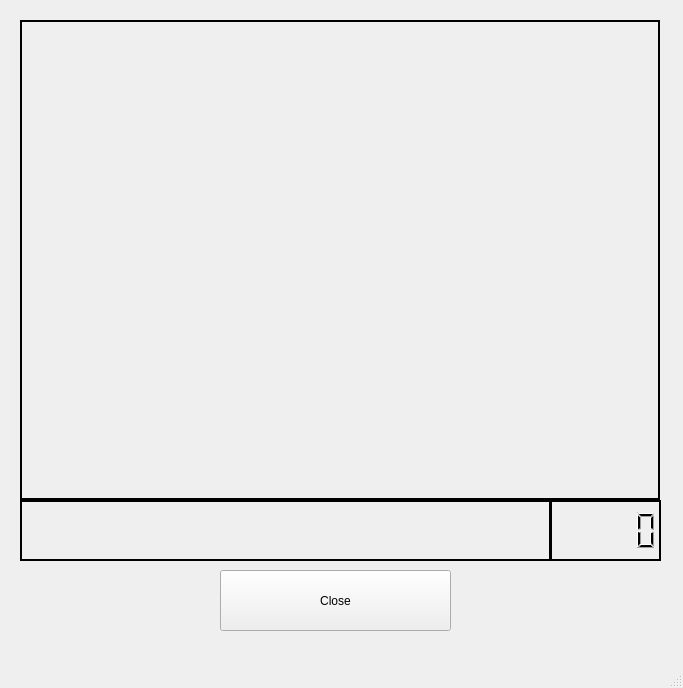
<?xml version="1.0" encoding="UTF-8"?>
<ui version="4.0">
 <class>MainWindow</class>
 <widget class="QMainWindow" name="MainWindow">
  <property name="geometry">
   <rect>
    <x>0</x>
    <y>0</y>
    <width>683</width>
    <height>688</height>
   </rect>
  </property>
  <property name="windowTitle">
   <string>MainWindow</string>
  </property>
  <widget class="QWidget" name="centralwidget">
   <widget class="QLabel" name="label">
    <property name="geometry">
     <rect>
      <x>20</x>
      <y>20</y>
      <width>640</width>
      <height>480</height>
     </rect>
    </property>
    <property name="frameShape">
     <enum>QFrame::Box</enum>
    </property>
    <property name="lineWidth">
     <number>2</number>
    </property>
    <property name="text">
     <string/>
    </property>
    <property name="wordWrap">
     <bool>false</bool>
    </property>
   </widget>
   <widget class="QLCDNumber" name="lcdNumber">
    <property name="geometry">
     <rect>
      <x>550</x>
      <y>500</y>
      <width>111</width>
      <height>61</height>
     </rect>
    </property>
    <property name="frameShadow">
     <enum>QFrame::Plain</enum>
    </property>
    <property name="lineWidth">
     <number>2</number>
    </property>
   </widget>
   <widget class="QLabel" name="label_2">
    <property name="geometry">
     <rect>
      <x>20</x>
      <y>500</y>
      <width>531</width>
      <height>61</height>
     </rect>
    </property>
    <property name="font">
     <font>
      <pointsize>28</pointsize>
      <weight>75</weight>
      <italic>false</italic>
      <bold>true</bold>
     </font>
    </property>
    <property name="frameShape">
     <enum>QFrame::Box</enum>
    </property>
    <property name="lineWidth">
     <number>2</number>
    </property>
    <property name="text">
     <string/>
    </property>
   </widget>
   <widget class="QPushButton" name="pushButton">
    <property name="geometry">
     <rect>
      <x>220</x>
      <y>570</y>
      <width>231</width>
      <height>61</height>
     </rect>
    </property>
    <property name="text">
     <string>Close</string>
    </property>
   </widget>
  </widget>
  <widget class="QMenuBar" name="menubar">
   <property name="geometry">
    <rect>
     <x>0</x>
     <y>0</y>
     <width>683</width>
     <height>21</height>
    </rect>
   </property>
  </widget>
  <widget class="QStatusBar" name="statusbar"/>
 </widget>
 <resources/>
 <connections/>
</ui>
